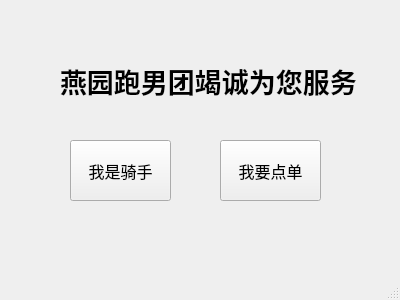
<?xml version="1.0" encoding="UTF-8"?>
<ui version="4.0">
 <class>MainWindow</class>
 <widget class="QMainWindow" name="MainWindow">
  <property name="geometry">
   <rect>
    <x>0</x>
    <y>0</y>
    <width>400</width>
    <height>300</height>
   </rect>
  </property>
  <property name="windowTitle">
   <string>MainWindow</string>
  </property>
  <widget class="QWidget" name="centralwidget">
   <widget class="QPushButton" name="pushButton">
    <property name="geometry">
     <rect>
      <x>220</x>
      <y>140</y>
      <width>101</width>
      <height>61</height>
     </rect>
    </property>
    <property name="font">
     <font>
      <pointsize>12</pointsize>
     </font>
    </property>
    <property name="text">
     <string>我要点单</string>
    </property>
   </widget>
   <widget class="QLabel" name="label">
    <property name="geometry">
     <rect>
      <x>60</x>
      <y>20</y>
      <width>401</width>
      <height>121</height>
     </rect>
    </property>
    <property name="font">
     <font>
      <family>微软雅黑</family>
      <pointsize>20</pointsize>
      <bold>true</bold>
     </font>
    </property>
    <property name="text">
     <string>燕园跑男团竭诚为您服务</string>
    </property>
   </widget>
   <widget class="QPushButton" name="pushButton_2">
    <property name="geometry">
     <rect>
      <x>70</x>
      <y>140</y>
      <width>101</width>
      <height>61</height>
     </rect>
    </property>
    <property name="font">
     <font>
      <pointsize>12</pointsize>
     </font>
    </property>
    <property name="text">
     <string>我是骑手</string>
    </property>
   </widget>
  </widget>
  <widget class="QMenuBar" name="menubar">
   <property name="geometry">
    <rect>
     <x>0</x>
     <y>0</y>
     <width>400</width>
     <height>21</height>
    </rect>
   </property>
  </widget>
  <widget class="QStatusBar" name="statusbar"/>
 </widget>
 <resources/>
 <connections/>
</ui>
